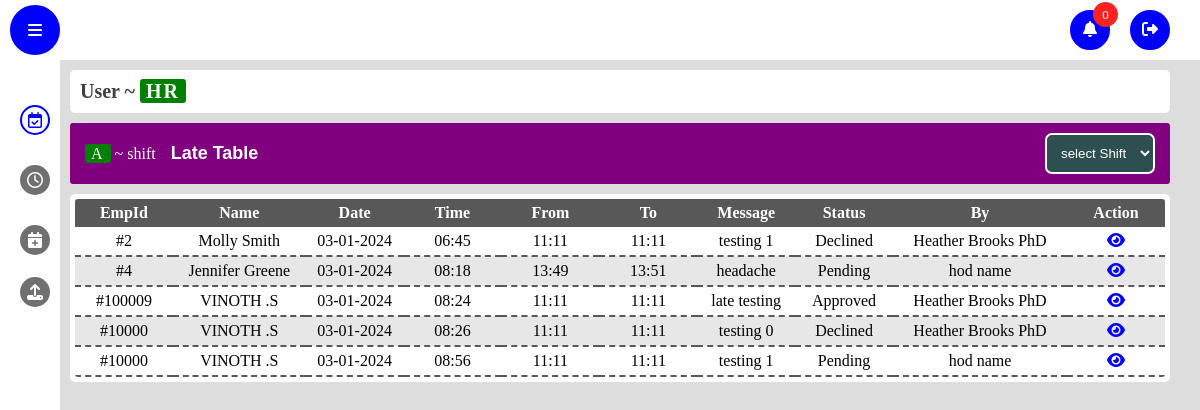
/late_req_table (signed in), run on the app's committed database.
### app/models.py (models this page shows)
class late(db.Model, UserMixin):
    id = db.Column(db.Integer, primary_key=True)
    emp_id = db.Column(db.Integer)
    emp_name = db.Column(db.String(150), nullable=False)
    reason = db.Column(db.String(150), nullable=False)
    from_time = db.Column(db.String(150), nullable=False)
    to_time = db.Column(db.String(150), nullable=False)
    status = db.Column(db.String(150), default='Pending')
    approved_by = db.Column(db.String(150), default='Pending')
    hr_approval = db.Column(db.String(150), default='Pending')
    date = db.Column(db.DateTime(timezone=True), default=func.now())

### app/views.py (the view)
@views.route("/late_req_table")
@login_required
def late_req_table():
    notification=notifications.query.order_by(notifications.timestamp).all()
    permission_details=late.query.order_by(late.date).all()
    return render_template("req_table.html",notification=notification,permission=permission_details,permission_type='Late')

### app/templates/req_table.html (shortened to what this page needs)
<!DOCTYPE html>
<html lang="en">
  <head>
    <link rel="stylesheet" href="static/css/style.css" />
    <link rel="stylesheet" href="static/css/attendance.css" />
    <link
      rel="stylesheet"
      href="https://cdnjs.cloudflare.com/ajax/libs/font-awesome/5.15.4/css/all.min.css"
    />
    <link
      rel="stylesheet"
      href="https://cdnjs.cloudflare.com/ajax/libs/font-awesome/6.1.1/css/all.min.css"
    />
  </head>
  <body>
    <nav class="nav-bar">
      <div class="toogle-sidebar">
        <i class="fas fa-bars"></i>
      </div>
      <ul class="options">
        <li class="option">
            <div class="notification-btn">
              <span class>
                <i class="fas fa-bell"></i>
            </span>
            <div class="notify-count">
                <p class="count">0</p>
            </div>
            </div>
        </li>
        <a href="/logout" class="option logout">
            <span>
                <i class="fas fa-sign-out-alt"></i>
            </span>
        </a>
    </ul>
    </nav>
    <aside class="sidebar">
      <ul class="side-menu">
        <form class="menu-option active">
          <a href="/">
            <span class="icon">
              <i class="far fa-calendar-check"></i>
            </span>
          </a>
        </form>
        <form action="/late_req_table" class="menu-option">
          <a href="/late_req_table">
            <span class="icon">
              <i class="far fa-clock"></i>
            </span>
          </a>
        </form>
        <form action="/leave_req_table" class="menu-option">
          <a href="/leave_req_table">
            <span class="icon">
              <i class="fas fa-calendar-plus"></i>
            </span>
          </a>
        </form>
        <li class="menu-option upload-option" style="margin-top: 7px">
          <span class="icon">
            <i class="fas fa-upload"></i>
          </span>
        </li>
      </ul>
    </aside>
    <main class="main active">
      <header class="details-bar">
        <div class="user-details">
          <h1 class="user-role">User ~ <span class="role tag">HR</span></h1>
        </div>
      </header>
      <link rel="stylesheet" href="static/css/late.css" />
      <section class="late-table-section">
        <header class="late-header">
          <div class="frame-header">
            <div class="frame-details">
              <p class="shift name"><span class="tag">A</span> ~ shift</p>
              <p class="frame-name">{{permission_type}} Table</p>
            </div>
            <div class="frame-options">
              <select name="shift" id="shift" class="tag-btn">
                <option value="">select Shift</option>
              </select>
            </div>
          </div>
        </header>
        <div class="table">
          <table>
            <thead>
              <th>EmpId</th>
              <th>Name</th>
              <th>Date</th>
              <th>Time</th>
              <th>From</th>
              <th>To</th>
              <th>Message</th>
              <th>Status</th>
              <th>By</th>
              <th>Action</th>
            </thead>
            <tbody class="{{permission_type.lower()}}-table" id="{{permission_type.lower()}}-table">
              {% for permission in permission %}
              <tr>
                <td>#{{permission.emp_id}}</td>
                <td>{{permission.emp_name}}</td>
                <td>{{permission.date.strftime('%d-%m-%Y') }}</td>
                <td>{{permission.date.strftime('%H:%M') }}</td>
                <td>{{permission.from_time}}</td>
                <td>{{permission.to_time}}</td>
                <td>{{permission.reason}}</td>
                <td>{{permission.status}}</td>
                <td>{{permission.approved_by}}</td>
                <td>
                  <a
                    href="{{ url_for('views.' + permission_type.lower() + '_req_profile',
                                     emp_id=permission.emp_id,
                                     emp_name=permission.emp_name,
                                     from_time=permission.from_time,
                                     to_time=permission.to_time,
                                     reason=permission.reason,
                                     req_id=permission.id,
                                     back_page=permission_type.lower()+'_table',)}}"
                    ><i class="fas fa-eye"></i
                  ></a>
                </td>
              </tr>
              {% endfor %}
            </tbody>
          </table>
        </div>
      </section>
    </main>
  </body>
</html>

### app/static/css/style.css (style rules this page uses)
* { margin: 0; padding: 0; box-sizing: border-box; }
.nav-bar { width: 100vw; position: fixed; top: 0; left: 0; right: 0; height: 60px; background: #fff; display: flex; align-items: center; justify-content: space-between; padding: 0 10px; z-index: 10; }
body { background: #ddd; }
.toogle-sidebar { width: 50px; height: 50px; background: #0000ff; color: #fff; border-radius: 50%; display: flex; align-items: center; justify-content: center; cursor: pointer; border: 2px solid #0000ff; transition: all .3s; }
.options { display: flex; align-items: center; gap: 20px; margin-right: 20px; position: relative; }
.option { width: 40px; height:40px; border-radius: 50%; list-style: none; display: flex; align-items: center; justify-content: center; flex-direction: column; text-transform: capitalize; cursor: pointer; color: #fff; transition: all .3s; background: #0000ff; border: 2px solid #0000ff; position: relative; }
.notify-count { position: absolute; right: -10px; top: -10px; width: 25px; height: 25px; border-radius: 50%; background: rgb(255, 34, 34); display: flex; align-items: center; justify-content: center; font-size: 13px; color: #fff; }
li { list-style: none; }
.sidebar { position: fixed; top: 60px; height: calc(100% - 50px); width: 60px; background: #fff; padding: 10px; z-index: 10; overflow-x: hidden; transition: all .5s; }
.side-menu { width: 100%; display: flex; flex-direction: column; align-items: center; gap: 10px; padding: 10px 0; position: absolute; }
.menu-option { width: 100%; display: flex; align-items: center; gap: 5px; height: 50px; border-radius: 5px; padding: 0 10px; cursor: pointer; position: relative; }
.icon { width: 30px; height: 30px; background: #707070; border-radius: 50%; display: flex; align-items: center; justify-content: center; transition: all .3s; color: #ffffff; position: absolute; }
.menu-option:hover, .menu-option.active { color: #0000ff; }
.menu-option:hover .icon, .menu-option.active .icon { background: #ffffff; color: #0000ff; border: 2px solid #0000ff; }
.main { width: calc(100vw - 180px); min-height: calc(100vh - 60px); position: relative; top: 60px; left: 160px; padding: 10px; z-index: 5; transition: all .5s; }
.main.active { width: calc(100vw - 80px); left: 60px; }
.details-bar { width: 100%; display: flex; align-items: center; justify-content: space-between; padding: 10px; background: #ffffff; border-radius: 5px; }
.user-role { color: #3f3f3f; font-size: 20px; }
.tag { padding: 1px 6px; background: green; color: #ffffff; border-radius: 3px; letter-spacing: 2px; }
.user-details { backdrop-filter: blur(5px); border-radius: 5px; }
option { padding: 10px; }

### app/static/css/attendance.css (style rules this page uses)
.frame-header { width: 100%; display: flex; align-items: center; justify-content: space-between; padding: 10px 15px; background: #800080; color: #fff; border-radius: 3px; }
.frame-details { display: flex; align-items: center; gap: 15px; }
.frame-name { font-family: sans-serif; font-weight: 700; font-size: 18px; }
td,th { min-width: 30px; text-align: center; padding: 5px 0; }
tr:nth-child(even) { background: #e7e7e7; }
.tag-btn { padding: 10px; border-radius: 7px; border: 2px solid; background: #2E4F4F; color: #fff; cursor: pointer; transition: all .5s; outline: none; }
a { text-decoration: none; }

### app/static/css/late.css (style rules this page uses)
.table { max-width: 100%; padding: 5px; overflow-x: scroll; margin-top: 10px; background: #fff; border-radius: 5px; }
.late-table-section { margin-top: 10px; }
table { border-collapse: collapse; border-radius: 3px; overflow: hidden; width: -webkit-fill-available; }
table thead { background: #585858; color: #fff; }
td, th { min-width: 75px; }
td { border-bottom: 2px dashed #585858; }
.fas.fa-eye { color: blue; }

### data on the page
late: emp_id "2", emp_name "Molly Smith", date "03-01-2024", date "06:45", from_time "11:11", to_time "11:11", reason "testing 1", status "Declined", approved_by "Heather Brooks PhD"
late: emp_id "4", emp_name "Jennifer Greene", date "03-01-2024", date "08:18", from_time "13:49", to_time "13:51", reason "headache", status "Pending", approved_by "hod name"
late: emp_id "100009", emp_name "VINOTH .S", date "03-01-2024", date "08:24", from_time "11:11", to_time "11:11", reason "late testing", status "Approved", approved_by "Heather Brooks PhD"
late: emp_id "10000", emp_name "VINOTH .S", date "03-01-2024", date "08:26", from_time "11:11", to_time "11:11", reason "testing 0", status "Declined", approved_by "Heather Brooks PhD"
late: emp_id "10000", emp_name "VINOTH .S", date "03-01-2024", date "08:56", from_time "11:11", to_time "11:11", reason "testing 1", status "Pending", approved_by "hod name"

### other printed values
{{ permission_type }} "Late"
